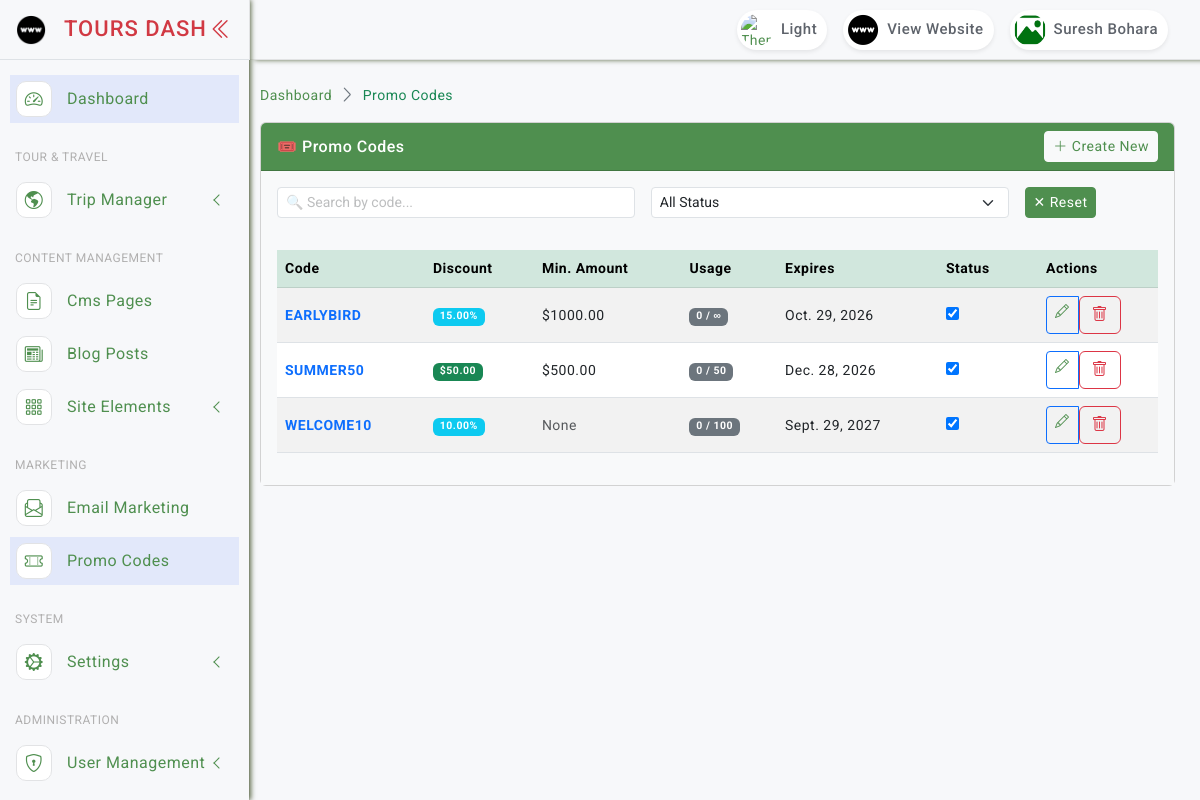
The app's page /promos/ (signed in) with its own data.
### accounts/models.py (models this page shows, shortened)
class AdminUser(AbstractBaseUser, PermissionsMixin):
    name = models.CharField(max_length=255)
    email = models.EmailField(unique=True)
    mobile = models.CharField(max_length=20, blank=True, null=True)
    address = models.TextField(blank=True, null=True)
    gender = models.CharField(max_length=20, blank=True, null=True)
    details = models.TextField(blank=True, null=True)
    image = models.ImageField(upload_to='admin_profiles/', null=True, blank=True, default='noimage.png')
    status = models.BooleanField(default=True)
    last_login_at = models.DateTimeField(null=True, blank=True)
    created_at = models.DateTimeField(auto_now_add=True)
    updated_at = models.DateTimeField(auto_now=True)
    is_active = models.BooleanField(default=True)
    is_staff = models.BooleanField(default=False)
    objects = AdminUserManager()
    USERNAME_FIELD = 'email'
    REQUIRED_FIELDS = ['name']
    @property
    def image_url(self):
        if self.image and str(self.image) != 'noimage.png':
            return self.image.url
        return '/static/asset/images/noimage.png'

### promos/models.py (models this page shows, shortened)
class PromoCode(models.Model):
    DISCOUNT_TYPES = [
        ('percentage', 'Percentage (%)'),
        ('fixed', 'Fixed Amount ($)'),
    ]
    code = models.CharField(max_length=50, unique=True, help_text="e.g., SUMMER2024")
    discount_type = models.CharField(max_length=20, choices=DISCOUNT_TYPES, default='percentage')
    discount_value = models.DecimalField(max_digits=10, decimal_places=2, help_text="e.g., 20 for 20% or 50 for $50")
    min_amount = models.DecimalField(max_digits=10, decimal_places=2, default=0, help_text="Minimum booking amount to apply (0 = No limit)")
    max_uses = models.PositiveIntegerField(default=0, help_text="Maximum times this code can be used (0 = Unlimited)")
    used_count = models.PositiveIntegerField(default=0)
    expires_at = models.DateField(blank=True, null=True, help_text="Leave blank for no expiry")
    status = models.BooleanField(default=True)
    created_at = models.DateTimeField(auto_now_add=True)
    updated_at = models.DateTimeField(auto_now=True)
    class Meta:
        ordering = ['-created_at']
        verbose_name = 'Promo Code'
        verbose_name_plural = 'Promo Codes'

### promos/views.py (the view)
# urls.py: path('', views.promo_list, name='promo_list'),
@login_required
def promo_list(request):
    items = PromoCode.objects.all()
    search = request.GET.get('search')
    status = request.GET.get('status')
    if search:
        items = items.filter(code__icontains=search)
    if status in ['0', '1']:
        items = items.filter(status=bool(int(status)))
    return render(request, 'admin/promos/index.html', {'items': items, 'filters': request.GET})

### core/context_processors.py (called while the page is built)
def global_settings(request):
    setting = SiteSetting.get_instance()
    footer_categories = Category.objects.filter(
        parent__isnull=True,
        status=True
    ).prefetch_related('children').order_by('order_level')[:4]
    footer_pages = Page.objects.filter(status=True).order_by('order_level')[:4]
    footer_experts = Team.objects.filter(status=True).order_by('order_level')[:4]
    trekking_regions = Category.objects.filter(parent__slug='trekking', status=True).order_by('order_level')[:4]
    return {
        'setting': setting,
        'global_categories': footer_categories,
        'global_pages': footer_pages,
        'footer_experts': footer_experts,
        'trekking_regions': trekking_regions,
    }

### templates/admin/promos/index.html (shortened to what this page needs)
{% extends "layouts/base.html" %}
{% load static %}
{% block content %}
<div class="page-breadcrumb d-none d-sm-flex align-items-center mb-3">
    <nav aria-label="breadcrumb">
        <ol class="breadcrumb mb-0 p-0">
            <li class="breadcrumb-item"><a href="{% url 'core:dashboard' %}">Dashboard</a></li>
            <li class="breadcrumb-item active">Promo Codes</li>
        </ol>
    </nav>
</div>
<div class="card mb-4">
    <div class="card-header bg-custom text-white d-flex align-items-center justify-content-between py-2">
        <h6 class="mb-0">🎟️ Promo Codes</h6>
        <a href="{% url 'promos:promo_create' %}" class="btn btn-light btn-sm"><i class="bi bi-plus-lg"></i> Create New</a>
    </div>
    <div class="card-body bg-light p-3">
        <div class="row mb-3">{% include 'admin/promos/search.html' %}</div>
        <div class="row">{% include 'admin/promos/table.html' %}</div>
    </div>
</div>
{% endblock %}

### templates/includes/admin/header.html (shortened to what this page needs)
{% load static %}
<header class="top-header">
    <nav class="navbar navbar-expand">
        <div class="top-navbar-right ms-3 ms-auto">
            <ul class="navbar-nav align-items-center">
                <li class="nav-item">
                    <a id="darkModeButton" class="nav-link" href="javascript:void(0);" aria-label="Toggle Dark Mode">
                        <div class="user-setting d-flex align-items-center gap-1">
                            <img id="moonIcon" src="{% static 'asset/images/moon_light.png' %}" class="user-img" alt="Theme">
                            <div class="user-name d-none d-sm-block">Light</div>
                        </div>
                    </a>
                </li>
                <li class="nav-item">
                    <a class="nav-link" href="/" target="_blank">
                        <div class="user-setting d-flex align-items-center gap-1">
                            <img src="{% static 'asset/images/website.png' %}" class="user-img" alt="Website">
                            <div class="user-name d-none d-sm-block">View Website</div>
                        </div>
                    </a>
                </li>
                <li class="nav-item dropdown dropdown-large">
                    <a class="nav-link dropdown-toggle dropdown-toggle-nocaret" href="#" data-bs-toggle="dropdown" aria-expanded="false">
                        <div class="user-setting d-flex align-items-center gap-1">
                            <img src="{{ request.user.image_url }}" class="user-img" alt="User">
                            <div class="user-name d-none d-sm-block">{{ request.user.name|default:"Admin" }}</div>
                        </div>
                    </a>
                </li>
            </ul>
        </div>
    </nav>
</header>

### templates/admin/promos/table.html (shortened to what this page needs)
<div class="col-12">
    <div class="table-responsive">
        <table class="table table-hover table-striped align-middle">
            <thead class="table-success">
                <tr>
                    <th>Code</th>
                    <th>Discount</th>
                    <th>Min. Amount</th>
                    <th>Usage</th>
                    <th>Expires</th>
                    <th width="100">Status</th>
                    <th width="120">Actions</th>
                </tr>
            </thead>
            <tbody>
                {% for item in items %}
                <tr>
                    <td><strong class="text-primary">{{ item.code }}</strong></td>
                    <td>
                        {% if item.discount_type == 'percentage' %}
                            <span class="badge bg-info">{{ item.discount_value }}%</span>
                        {% else %}
                            <span class="badge bg-success">${{ item.discount_value }}</span>
                        {% endif %}
                    </td>
                    <td>{% if item.min_amount > 0 %}${{ item.min_amount }}{% else %}<span class="text-muted">None</span>{% endif %}</td>
                    <td>
                        <span class="badge bg-secondary">{{ item.used_count }} / {% if item.max_uses > 0 %}{{ item.max_uses }}{% else %}∞{% endif %}</span>
                    </td>
                    <td>{{ item.expires_at|default:"Never" }}</td>
                    <td>
                        <form class="status-form" data-id="{{ item.id }}">
                            <input type="checkbox" {% if item.status %}checked{% endif %} data-toggle="toggle" data-onstyle="success" data-offstyle="danger" data-size="sm">
                        </form>
                    </td>
                    <td>
                        <div class="btn-group btn-group-sm">
                            <a href="{% url 'promos:promo_update' item.id %}" class="btn btn-outline-primary"><i class="bi bi-pencil"></i></a>
                            <form action="{% url 'promos:promo_delete' item.id %}" method="POST" id="deleteForm{{ item.id }}" style="display:inline;">
                                <button type="button" class="btn btn-outline-danger" onclick="confirmDelete(event, 'deleteForm{{ item.id }}')"><i class="bi bi-trash"></i></button>
                            </form>
                        </div>
                    </td>
                </tr>
                {% empty %}
                <tr><td colspan="7" class="text-center py-4 text-muted">No promo codes found</td></tr>
                {% endfor %}
            </tbody>
        </table>
    </div>
</div>

### static/asset/css/style.css (style rules this page uses)
body { font-size: 14px; color: #4c5258; letter-spacing: .5px; font-family: Roboto, sans-serif; background-color: #f7f8fa; overflow-x: hidden; }
a { text-decoration: none; }
::placeholder { opacity: 0.4 !important; }
.top-header .navbar { box-shadow: 5px 0 5px rgb(93 105 72); position: fixed; top: 0; left: 250px; right: 0; background-color: #f7f8fa; border-bottom: 1px solid #e2e3e4; background-clip: padding-box; height: 60px; z-index: 10; padding: 0 1.5rem; transition: all .2s; }
.top-header .navbar .user-setting { height: 40px; border-radius: 30px; background-color: #fff; box-shadow: 0 0.125rem 0.25rem rgb(0 0 0 / 8%); }
.dropdown-toggle-nocaret:after { display: none }
.top-header .navbar .dropdown-large { position: relative }
.top-header .navbar .user-img { width: 40px; height: 40px; padding: 4px; border-radius: 50%; }
.top-header .navbar .user-name { font-size: 15px; color: #5e636b; font-weight: 500; padding-right: 10px; }
.table-responsive { white-space: nowrap; }
.page-breadcrumb .breadcrumb-item+.breadcrumb-item::before { display: inline-block; padding-right: .5rem; color: #6c757d; font-family: LineIcons; content: "\ea5c"; }
.page-breadcrumb .breadcrumb li.breadcrumb-item { font-size: 15spx; }
.breadcrumb-item.active { color: #198754!important; }
.bg-custom { background-color: #4f8f4f; }

### static/asset/css/custom.css (style rules this page uses)
a { color: #4f8f4f!important; }
.card-header { border-radius: none!important; }

### static/asset/css/dark-theme.css (style rules this page uses)
html.dark-theme .menu-title,a { color: #ffffff; }

### records on screen
AdminUser: user.image_url (placeholder picture), user.name "Suresh Bohara"
PromoCode: code "EARLYBIRD", discount_value "15.00", min_amount "1000.00", used_count "0", expires_at "Oct. 29, 2026", status "☑"
PromoCode: code "SUMMER50", discount_value "50.00", min_amount "500.00", used_count "0", max_uses "50", expires_at "Dec. 28, 2026", status "☑"
PromoCode: code "WELCOME10", discount_value "10.00", min_amount "None", used_count "0", max_uses "100", expires_at "Sept. 29, 2027", status "☑"
